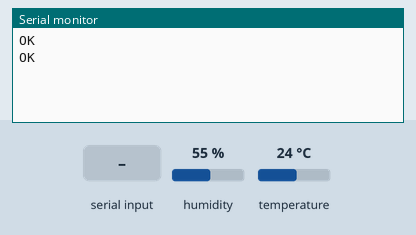
This sketch was run on a simulated Arduino Uno, built with avr-gcc and run on an emulated ATmega328P. On the bench: the last lines printed to the serial monitor. The inputs (shaded band) are chosen by the test bench; at power-on: humidity 55 %, temperature 24 °C. The modem accepts every AT command (registered, SIM ready, sends succeed) and sends nothing else.

Above: at 2.2 s.
2.3 s: "1" received over the second serial link
At 3.3 s:
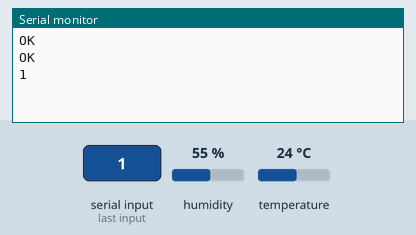
3.8 s: "0" received over the second serial link
At 4.4 s:
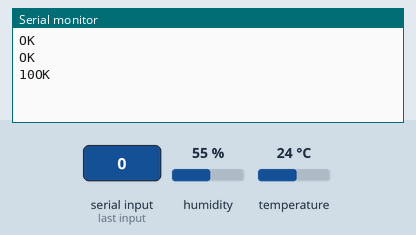

Measured:
- after the input at 2.3 s, the serial monitor: prints a new line at once (image 1)
- after the input at 3.8 s, the serial monitor: prints a new line at once (image 2)

The sketch:

bluetoothTempRelay.ino
```cpp
#include <SoftwareSerial.h>
#include <dht.h>

#define RxD 10    //receive data on digital 0
#define TxD 11 //transmit on digital 1
#define DHT11_PIN 5 //Set DHT temp/hum sensor data pin to input 5 on arduino

SoftwareSerial blueToothSerial(RxD, TxD);

unsigned long time;
unsigned long last_check = 0;
dht DHT;

void setup() {
  // put your setup code here, to run once:
  Serial.begin(9600);
  setupBlueToothConnection();
}

void setupBlueToothConnection(){
  blueToothSerial.begin(9600);
  blueToothSerial.print("AT+NAMEARDUINO");
  delay(1000); // This delay is required.
  blueToothSerial.write("Welcome to the Arduino\r\n");
  blueToothSerial.flush();
}

void loop() {
  checkTemp();
  if (blueToothSerial.available())
    Serial.write(blueToothSerial.read());

  if (Serial.available())
    blueToothSerial.write(Serial.read());
}

void checkTemp(){
  time = millis();
  if (time - last_check > 2000) {
    last_check = millis();

    int chk = DHT.read11(DHT11_PIN);

    switch(chk) {
      case DHTLIB_OK:
        Serial.write("OK\r\n");
        break;
      case DHTLIB_ERROR_CHECKSUM:
        Serial.write("Checksum error\r\n");
        break;
    }

    blueToothSerial.print(DHT.humidity);
    blueToothSerial.print(",");
    blueToothSerial.print(DHT.temperature);
    blueToothSerial.print(",");
    blueToothSerial.println(time);
  }


}
```
